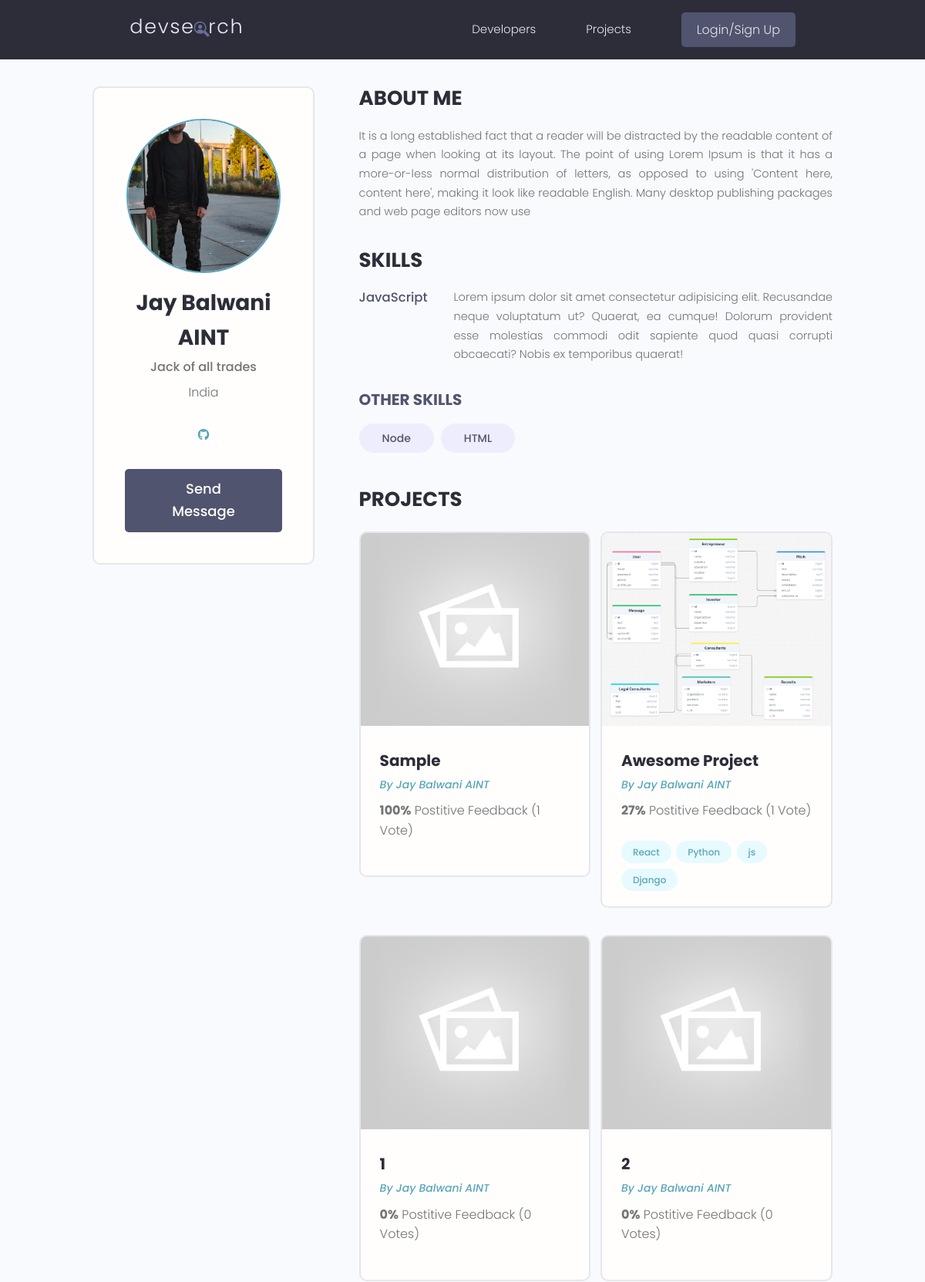
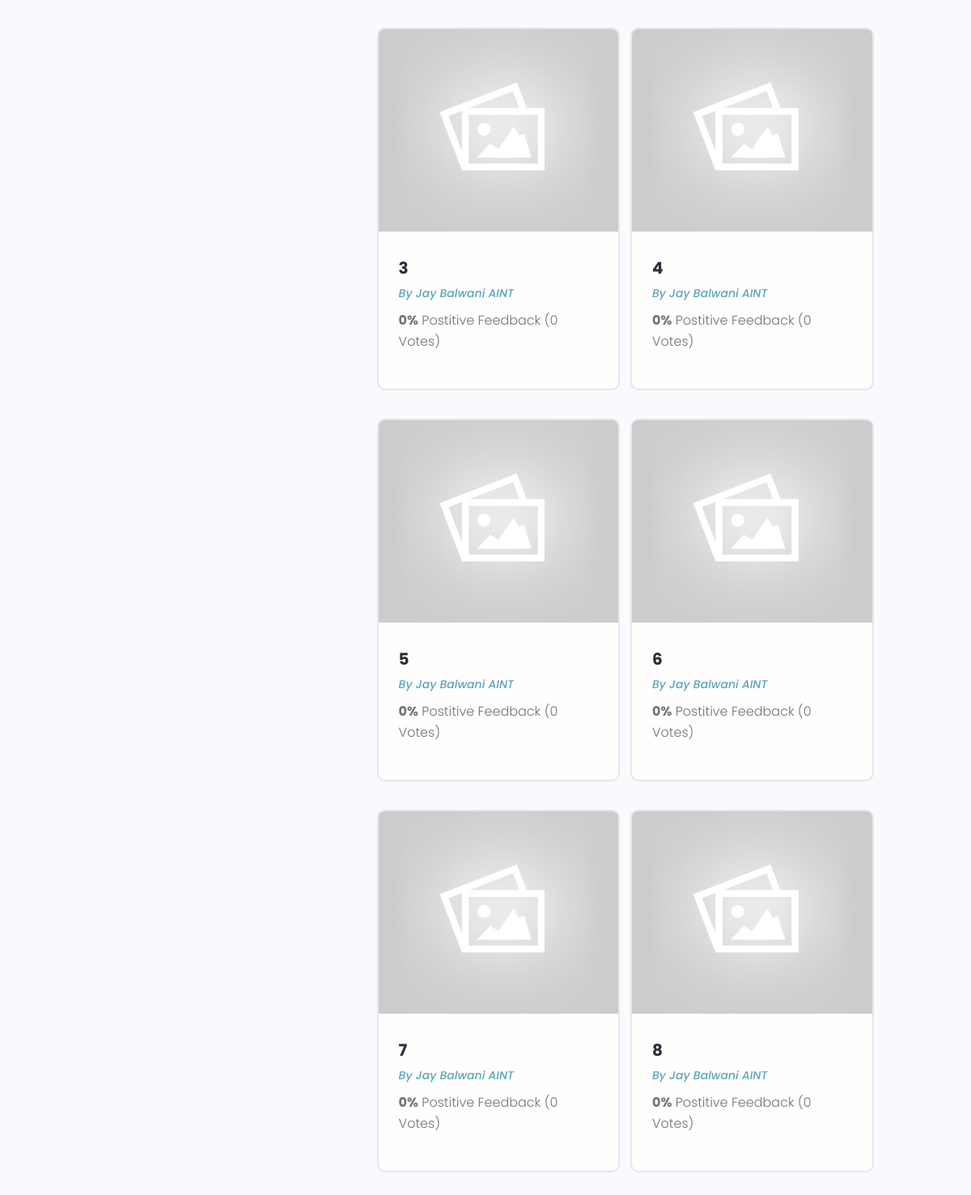
The app's page /profile/148710ef-4418-42dc-9e08-78fc7eae2f4e, older data (2 pictures, top to bottom).
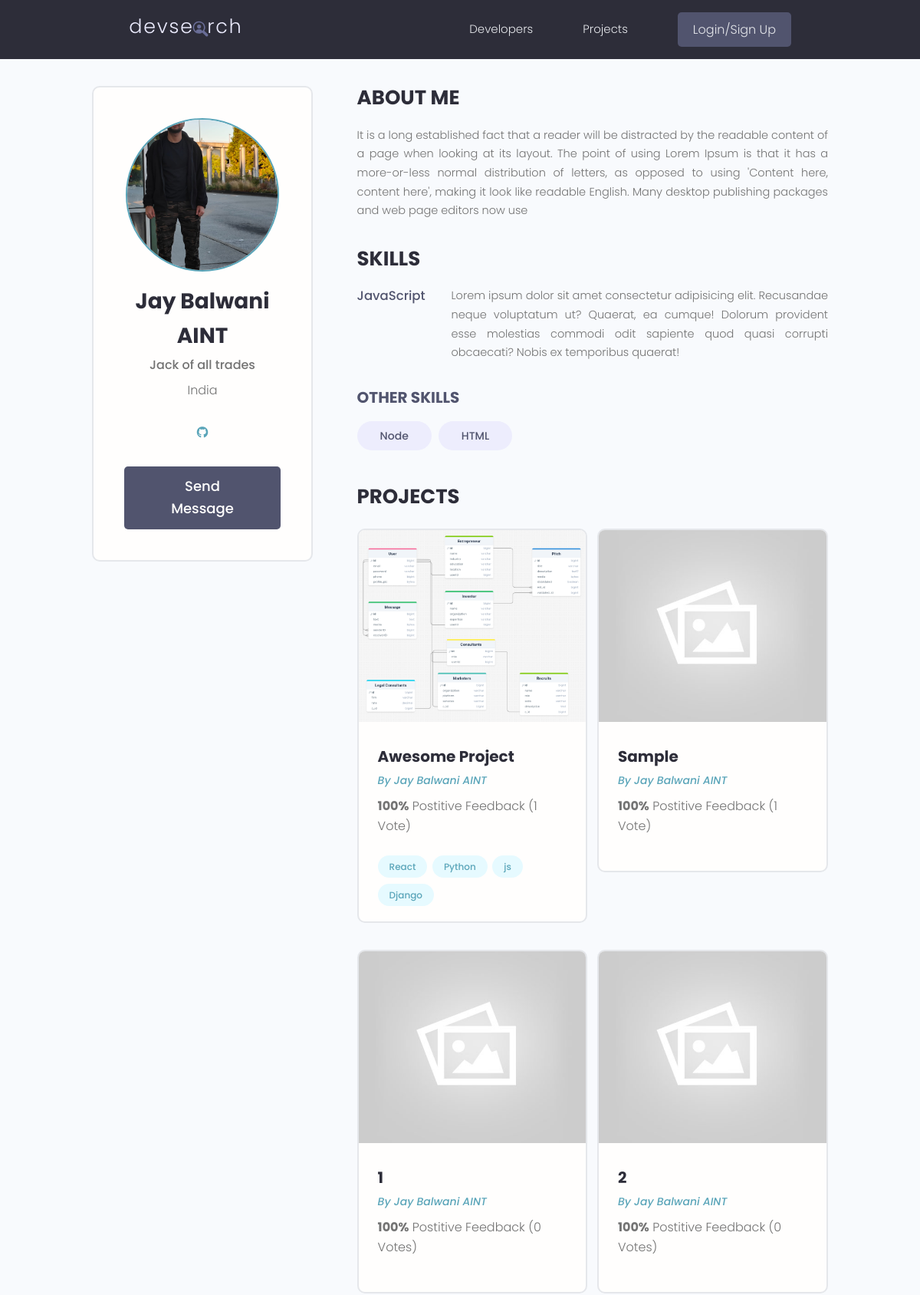
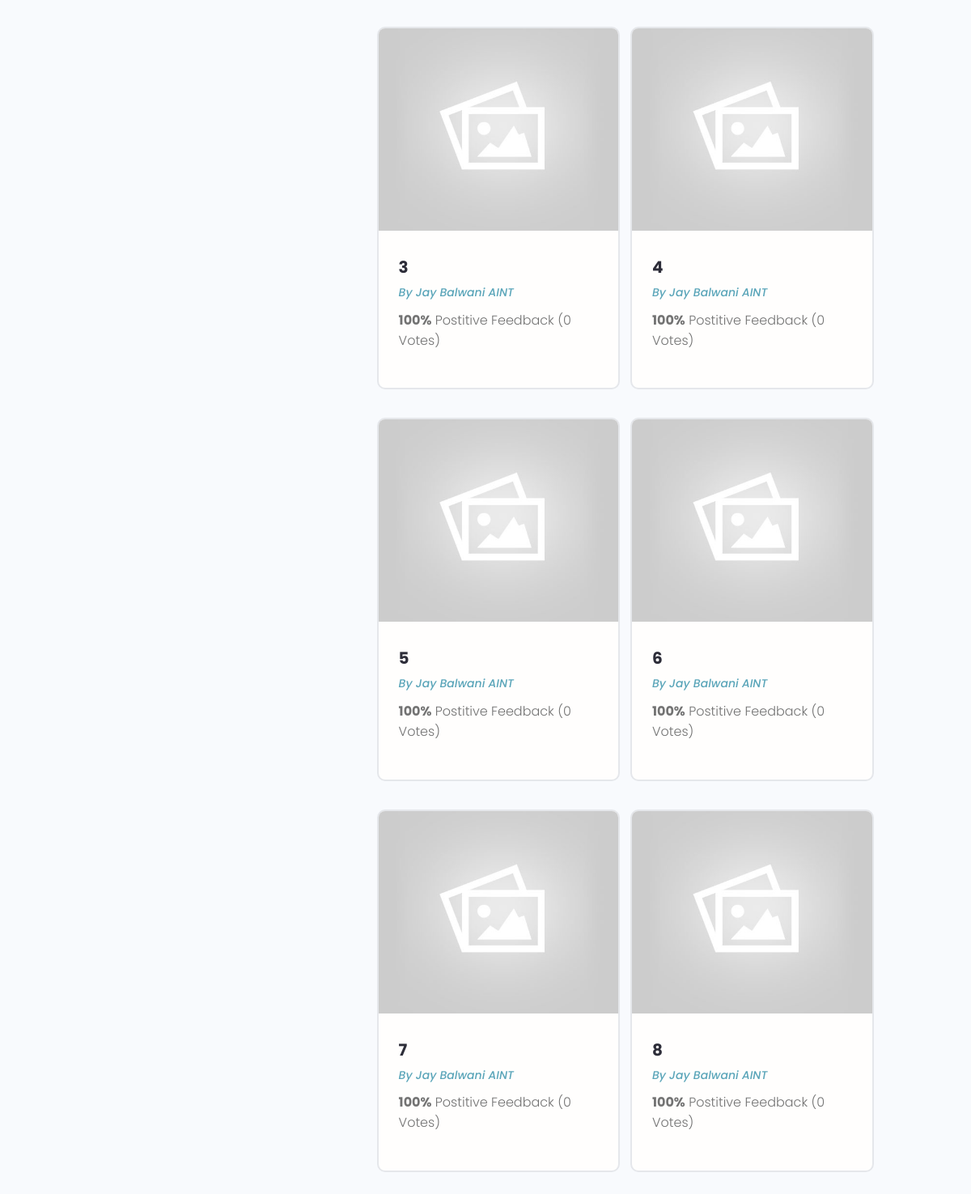
The same page, newer data (2 pictures, top to bottom).
### users/models.py (models this page shows, shortened)
class Profile(models.Model):
    user = models.OneToOneField(User, null=True, blank=True, on_delete=models.CASCADE)
    username = models.CharField(max_length=50, null=True, blank=True)
    location = models.CharField(max_length=50, null=True, blank=True)
    name = models.CharField(max_length=200, null=True, blank=True)
    email = models.EmailField(max_length=200, null=True, blank=True)
    short_intro = models.CharField(max_length=200, null=True, blank=True)
    bio = models.TextField(null=True, blank=True)
    profile_pic = models.ImageField(null=True, blank=True, upload_to='profiles/', default='profiles/user-default.png')
    social_github = models.CharField(max_length=200, null=True, blank=True)
    social_twitter = models.CharField(max_length=200, null=True, blank=True)
    social_linkedin = models.CharField(max_length=200, null=True, blank=True)
    social_youtube = models.CharField(max_length=200, null=True, blank=True)
    social_website = models.CharField(max_length=200, null=True, blank=True)
    created = models.DateTimeField(auto_now_add=True)
    id = models.UUIDField(default=uuid.uuid4, primary_key=True, unique=True, editable=False)

class Skill(models.Model):
    owner = models.ForeignKey(Profile, on_delete=models.CASCADE, null=True, blank=True)
    name = models.CharField(max_length=200, null=True, blank=True)
    description = models.TextField(null=True, blank=True)
    created = models.DateTimeField(auto_now_add=True)
    id = models.UUIDField(default=uuid.uuid4, primary_key=True, unique=True, editable=False)

### projects/models.py (models this page shows, shortened)
class Project(models.Model):
    owner = models.ForeignKey(Profile, null=True, blank=True, on_delete=models.SET_NULL)
    title = models.CharField(max_length=200)
    image = models.ImageField(null=True, blank=True, default="default.jpg")
    description = models.TextField(null=True, blank=True)
    demo_link = models.CharField(max_length=2000, null=True, blank=True)
    source_link = models.CharField(max_length=2000, null=True, blank=True)
    tags = models.ManyToManyField('Tag', blank=True)
    vote_total = models.IntegerField(default=0, null=True, blank=True)
    vote_ratio = models.IntegerField(default=0, null=True, blank=True)
    created = models.DateTimeField(auto_now_add=True)
    id = models.UUIDField(default=uuid.uuid4, primary_key=True, unique=True, editable=False)
    class Meta:
        ordering = ['-vote_ratio', '-vote_total', 'title']

class Tag(models.Model):
    name = models.CharField(max_length=200)
    created = models.DateTimeField(auto_now_add=True)
    id = models.UUIDField(default=uuid.uuid4, primary_key=True, unique=True, editable=False)

### users/views.py (the view)
# urls.py: path('profile/<str:pk>', views.userProfile, name="user-profile"),
def userProfile(request, pk):
    profile = Profile.objects.get(id=pk)
    skills = profile.skill_set.all()
    context = {'profile': profile, 'skills': skills}
    return render(request, 'users/user-profile.html', context)

### users/templates/users/user-profile.html (shortened to what this page needs)
{% extends 'main.html' %} {% block content %}
<main class="profile my-md">
  <div class="container">
    <div class="layout">
      <div class="column column--1of3">
        <div class="card text-center">
          <div class="card__body dev">
            <img class="avatar avatar--xl" src="{{profile.profile_pic.url}}" />
            <h2 class="dev__name">{{profile.name}}</h2>
            <p class="dev__title">{{profile.short_intro}}</p>
            <p class="dev__location">{{profile.location}}</p>
            <ul class="dev__social">
              {% if profile.social_github %}
              <li>
                <a
                  title="Github"
                  href="{{profile.social_github}}"
                  target="_blank"
                  ><i class="fa-brands fa-github"></i
                ></a>
              </li>
              {% endif %}
            </ul>
            {% if request.user.profile.id != profile.id %}
              <a href="{% url 'create-message' profile.id %}" class="btn btn--sub btn--lg">Send Message </a>
            {% endif %}
          </div>
        </div>
      </div>
      <div class="column column--2of3">
        <div class="devInfo">
          <h3 class="devInfo__title">About Me</h3>
          <p class="devInfo__about">{{profile.bio}}</p>
        </div>
        <div class="devInfo">
          <h3 class="devInfo__title">Skills</h3>
          <div class="devInfo__skills">
            {% for skill in skills %} {% if skill.description %}
            <div class="devSkill">
              <h4 class="devSkill__title">JavaScript</h4>
              <p class="devSkill__info">
                Lorem ipsum dolor sit amet consectetur adipisicing elit.
                Recusandae neque voluptatum ut? Quaerat, ea cumque! Dolorum
                provident esse molestias commodi odit sapiente quod quasi
                corrupti obcaecati? Nobis ex temporibus quaerat!
              </p>
            </div>
            {% endif %} {% endfor %}
            <h3 class="devInfo__subtitle">Other Skills</h3>
            <div class="devInfo__otherSkills">
              {% for skill in skills %} {% if skill.description == "" %}
              <span class="tag tag--pill tag--sub tag--lg">
                <small>{{skill.name}}</small>
              </span>
              {% endif %} {% endfor %}
            </div>
          </div>
        </div>
        <div class="devInfo">
          <h3 class="devInfo__title">Projects</h3>
          <div class="grid grid--two">
            {% for project in profile.project_set.all %}
            <div class="column">
              <div class="card project">
                <a href="{% url 'project' project.id %}" class="project">
                  <img
                    class="project__thumbnail"
                    src="{{project.image.url}}"
                    alt="project thumbnail"
                  />
                  <div class="card__body">
                    <h3 class="project__title">{{project.title}}</h3>
                    <p>
                      <a class="project__author" href="{% url 'user-profile' project.owner.id %}"
                        >By {{profile.name}}</a
                      >
                    </p>
                    <p class="project--rating">
                      <span style="font-weight: bold"
                        >{{project.vote_ratio}}%</span
                      >
                      Postitive Feedback ({{project.vote_total}}
                      Vote{{project.vote_total|pluralize:"s"}})
                    </p>
                    <div class="project__tags">
                      {% for tag in project.tags.all %}
                      <span class="tag tag--pill tag--main">
                        <small>{{tag.name}}</small>
                      </span>
                      {% endfor %}
                    </div>
                  </div>
                </a>
              </div>
            </div>
            {% endfor %}
          </div>
        </div>
      </div>
    </div>
  </div>
</main>
{% endblock content %}

### templates/main.html (shortened to what this page needs)
<!DOCTYPE html>
{% load static %}
<html lang="en">
<head>
    <link rel="stylesheet" href="https://cdn.iconmonstr.com/1.3.0/css/iconmonstr-iconic-font.min.css" />
    <link rel="stylesheet" href="{% static 'uikit/styles/uikit.css' %}" />
    <link rel="stylesheet" href="{% static 'styles/app.css' %}" />
</head>
<body>
    {% include 'nav.html' %}
    {% block content %}
    {% endblock content %}
</body>
</html>

### templates/nav.html (shortened to what this page needs)
{% load static %}
<header class="header">
    <div class="container container--narrow">
      <a href="{% url 'profiles' %}" class="header__logo">
        <img src="{% static 'images/logo.svg' %}" alt="DevSearch Logo" />
      </a>
      <nav class="header__nav">
        <ul class="header__menu">
          <li class="header__menuItem"><a href="{% url 'profiles' %}">Developers</a></li>
          <li class="header__menuItem"><a href="{% url 'projects' %}">Projects</a></li>
          {% if request.user.is_authenticated %}
          <li class="header__menuItem"><a href="{% url 'inbox' %}">Inbox</a></li>
          <li class="header__menuItem"><a href="{% url 'account' %}">My Account</a></li>
          <li class="header__menuItem"><a href="{% url 'logout'%}" class="btn btn--sub">Logout</a></li>
          {% else %}
          <li class="header__menuItem"><a href="{% url 'login'%}" class="btn btn--sub">Login/Sign Up</a></li>
          {% endif %}
        </ul>
      </nav>
    </div>
</header>

### static/styles/app.css (style rules this page uses)
:root { --color-sub: #2d2d39; }
.btn--sub { background-color: var(--color-sub-light); }
.card { border: 2px solid var(--color-light); }
img { width: 100%; }
.header { position: sticky; z-index: 111; background-color: var(--color-sub); padding: 1.5rem 0; }
.header > .container { display: flex; justify-content: space-between; align-items: center; }
.header__logo > img { height: 3.8rem; }
.header__nav > ul { display: inline-flex; align-items: center; list-style: none; gap: 6.5rem; }
.header__menuItem > a { color: var(--color-light); font-weight: 300; }
.profile .card > .dev { padding: 4rem; }
.dev__name { color: var(--color-sub); font-size: 2.8rem; font-weight: 700; margin-top: 1rem; margin-bottom: 0.5rem; }
.dev__title { font-size: 1.6rem; font-weight: 500; line-height: 1.3; }
.dev__location { margin-top: 1rem; }
.dev__social { margin: 3rem 0; list-style: none; display: flex; justify-content: center; gap: 1.5rem; }
.devInfo { margin-bottom: 3rem; }
.devInfo__title, .devInfo__subtitle { font-size: 2.6rem; color: var(--color-sub); text-transform: uppercase; font-weight: 700; margin-bottom: 1.5rem; }
.devInfo__subtitle { font-size: 2rem; color: var(--color-sub-light); }
.devInfo__about, .devSkill__info { font-size: 1.45rem; line-height: 1.7; text-align: justify; }
.devSkill { margin-bottom: 3rem; }
.devSkill__title { font-size: 1.65rem; font-weight: 500; color: var(--color-sub-light); }
@media screen and (min-width: 700px) { .devSkill { display: flex; justify-content: space-between; gap: 3rem; } }
@media screen and (min-width: 700px) { .devSkill__info { flex-basis: 80%; } }
.project__author { font-size: 1.4rem; font-style: italic; }
.project--rating { margin-bottom: 1.6em; margin-top: .5em; }
.project__thumbnail { height: 25rem; object-fit: cover; object-position: top center; }
.project__title { font-size: 2rem; font-weight: 700; color: var(--color-sub); }

### static/uikit/styles/modules/_variables.css (style rules this page uses)
:root { --color-main: #5aa5b9; --color-main-light: #e6faff; --color-sub: #3f4156; --color-sub-light: #51546e; --color-sub-lighter: #ededfd; --color-text: #737373; --color-gray: #8b8b8b; --color-light: #e5e7eb; --color-light-gray: #767676; --color-bg: #f8fafd; --color-white: #fffefd; --color-white-light: #f3f3f3; --color-success: #359e64; --color-success-bg: #def8e8; --color-error: #fc4b0b; --color-error-bg: #fff2ee; --font-base: 'Poppins', arial, helvetica, 'Segoe UI', roboto, ubuntu, sans-serif; --font-monospace: 'Fira Code', 'Courier New', courier, monospace; --font-regular: 300; --font-medium: 500; --font-bold: 700; --generic-shadow: 1px 1px 5px #00000010; --generic-transition: all 0.3s ease-in-out; }

### static/uikit/styles/modules/_base.css (style rules this page uses)
* { margin: 0; padding: 0; box-sizing: border-box; text-rendering: optimizeLegibility; color: inherit; font-size: inherit; }
html { font-size: 50%; }
@media only screen and (min-width: 480px) { html { font-size: 56.25%; } }
@media only screen and (min-width: 1200px) { html { font-size: 62.5%; } }
body { line-height: 1.6; font-weight: 400; font-size: 1.5rem; color: var(--color-text); background-color: var(--color-bg); min-height: 100vh; }

### static/uikit/styles/modules/_typography.css (style rules this page uses)
* { font-family: var(--font-base); }
h2 { font-size: 3.6rem; font-weight: var(--font-bold); }
h3 { font-size: 3.2rem; font-weight: var(--font-medium); }
h4 { font-size: 2.8rem; font-weight: var(--font-medium); }
p, span, strong { font-size: 1.6rem; color: var(--color-text); font-weight: var(--font-regular); }
a { padding-bottom: 2px; text-decoration: none; display: inline-block; color: var(--color-main); font-weight: var(--font-medium); }

### static/uikit/styles/modules/_utilities.css (style rules this page uses)
.container { width: 92%; max-width: 165rem; margin: 0 auto; box-sizing: border-box; }
.container--narrow { width: 92%; max-width: 120rem; }
@media screen and (min-width: 1000px) { .container { width: 90%; } }
@media screen and (min-width: 1000px) { .container--narrow { width: 85%; } }
@media screen and (min-width: 1200px) { .container { width: 80%; } }
@media screen and (min-width: 1200px) { .container--narrow { width: 72%; } }
.text-center { text-align: center; }
.my-md { margin: 3rem auto; }

### static/uikit/styles/modules/_avatar.css (style rules this page uses)
.avatar { border-radius: 50%; border: 2px solid var(--color-main); object-fit: cover; }
.avatar--xl { height: 20rem; width: 20rem; }

### static/uikit/styles/modules/_card.css (style rules this page uses)
.card { border-radius: 1rem; background-color: var(--color-white); border: 1.5px solid var(--color-light); width: auto; height: auto; margin-top: 0.5rem; margin-bottom: 0.5rem; overflow: hidden; }
.card__body, .card__header { padding: 2rem 2.5rem; }

Row changes from the older to the newer data that the page shows:
changed Project "Awesome Project": vote_ratio "27" → "100"; moves up the list
changed Project (number 3 of 10 on the later page): vote_ratio "0" → "100"
changed Project (number 4 of 10 on the later page): vote_ratio "0" → "100"
changed Project (number 5 of 10 on the later page): vote_ratio "0" → "100"
changed Project (number 6 of 10 on the later page): vote_ratio "0" → "100"
changed Project (number 7 of 10 on the later page): vote_ratio "0" → "100"
changed Project (number 8 of 10 on the later page): vote_ratio "0" → "100"
changed Project (number 9 of 10 on the later page): vote_ratio "0" → "100"
changed Project (number 10 of 10 on the later page): vote_ratio "0" → "100"
